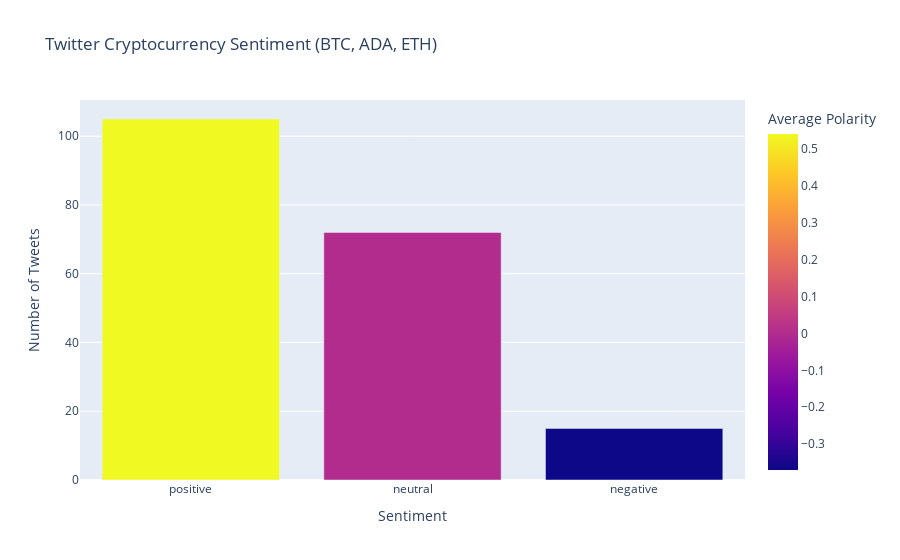

The code cell stored with this chart in its notebook:
### Code cell
# Create dynamic visualization 
fig = px.bar(sentiment_df, x='Sentiment', y='Number of Tweets', 
             title='Twitter Cryptocurrency Sentiment (BTC, ADA, ETH)', hover_data=['Sentiment', 'Number of Tweets', 'Average Polarity'], color='Average Polarity')

fig.show()

### Figure 1 — Plotly figure (JSON) as saved in the notebook; plotly's stock layout.template omitted (floating-point values rounded to 4 significant figures)
{"data": [{"alignmentgroup": "True", "customdata": [[0.54], [0], [-0.37]], "hovertemplate": "Sentiment=%{x}<br>Number of Tweets=%{y}<br>Average Polarity=%{marker.color}<extra></extra>", "legendgroup": "", "marker": {"color": [0.54, 0, -0.37], "coloraxis": "coloraxis"}, "name": "", "offsetgroup": "", "orientation": "v", "showlegend": false, "textposition": "auto", "type": "bar", "x": ["positive", "neutral", "negative"], "xaxis": "x", "y": [105, 72, 15], "yaxis": "y"}], "layout": {"barmode": "relative", "coloraxis": {"colorbar": {"title": {"text": "Average Polarity"}}, "colorscale": [[0, "#0d0887"], [0.1111, "#46039f"], [0.2222, "#7201a8"], [0.3333, "#9c179e"], [0.4444, "#bd3786"], [0.5556, "#d8576b"], [0.6667, "#ed7953"], [0.7778, "#fb9f3a"], [0.8889, "#fdca26"], [1, "#f0f921"]]}, "legend": {"tracegroupgap": 0}, "title": {"text": "Twitter Cryptocurrency Sentiment (BTC, ADA, ETH)"}, "xaxis": {"anchor": "y", "domain": [0, 1], "title": {"text": "Sentiment"}}, "yaxis": {"anchor": "x", "domain": [0, 1], "title": {"text": "Number of Tweets"}}}}
